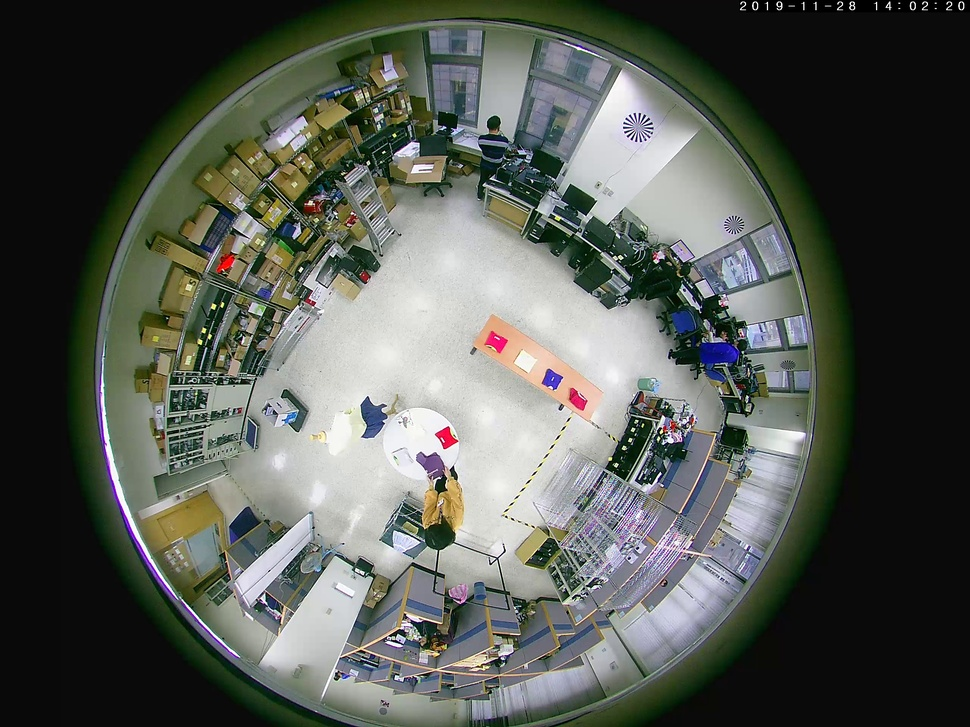
#> input picture rawImage.jpg, 970 x 727 px, shrunk from 2560 x 1920 before the run
$ python origin.py
#> lines starting #> are read from the running program, lines starting #| are printed output that depends on the picture; after the words box and inside, x2 and y2 are one past the last pixel; in counts of white or black regions, pixels touching at a corner belong together
#
# ref: https://www.itread01.com/content/1548357888.html
#      https://chtseng.wordpress.com/2016/12/05/opencv-contour%E8%BC%AA%E5%BB%93/
#
import cv2
import numpy as np

img = cv2.imread("rawImage.jpg", cv2.IMREAD_UNCHANGED)
#> img is the input picture: shape (727, 970, 3); mean B, G, R 83, 89.5, 85.6
#img = cv2.imread("rewarp.png", cv2.IMREAD_UNCHANGED)

img_shape = img.shape
#> img_shape = (727, 970, 3)
h = img_shape[0]
#> h = 727
w = img_shape[1]
#> w = 970
gray = cv2.cvtColor(img, cv2.COLOR_BGR2GRAY)
ret, thresh = cv2.threshold(gray , 127, 255, 0)
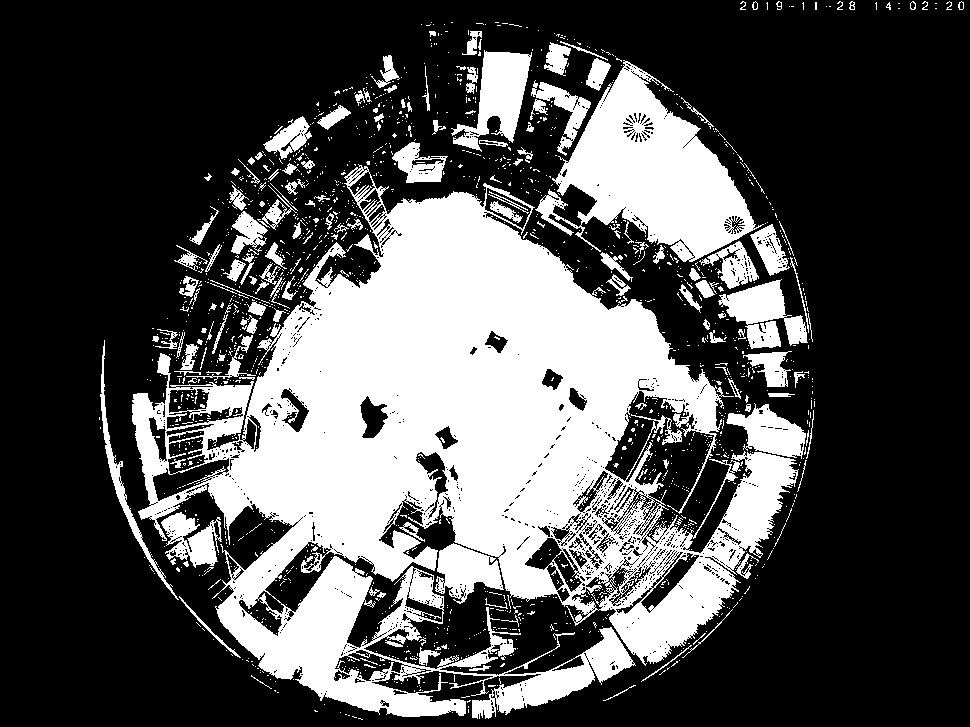
#> thresh: shape (727, 970); 31.4% white; 1600 white regions (1432 under 20 px), largest, box (x1, y1, x2, y2) and area: (132, 164, 799, 719) 161638, (535, 60, 764, 262) 20685, (451, 50, 532, 152) 3825
_, thresh1 = cv2.threshold(gray , 127, 255, 1)
_, thresh2 = cv2.threshold(gray , 127, 255, 2)
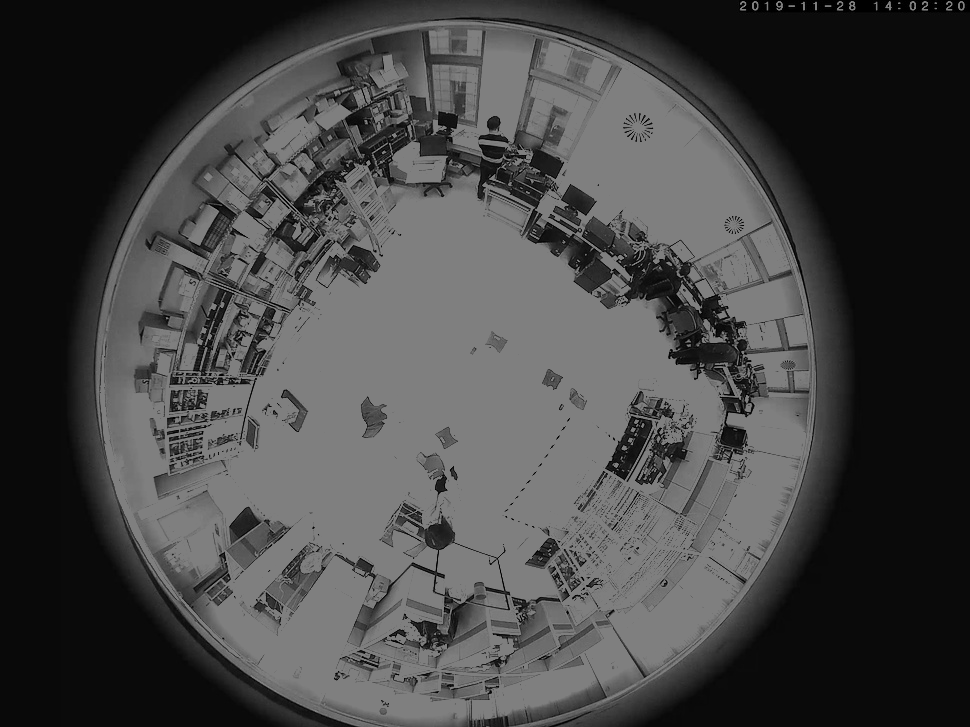
#> thresh2: shape (727, 970); min 0, max 127, mean 69.1
_, thresh3 = cv2.threshold(gray , 127, 255, 3)
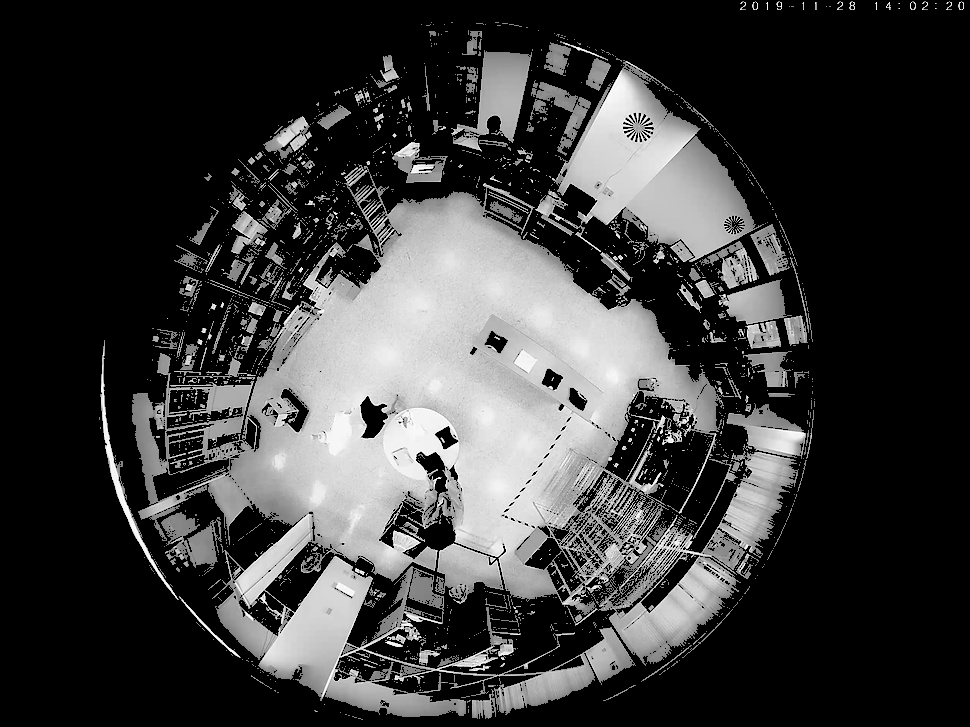
#> thresh3: shape (727, 970); min 0, max 255, mean 58.4
_, thresh4 = cv2.threshold(gray , 127, 255, 4)
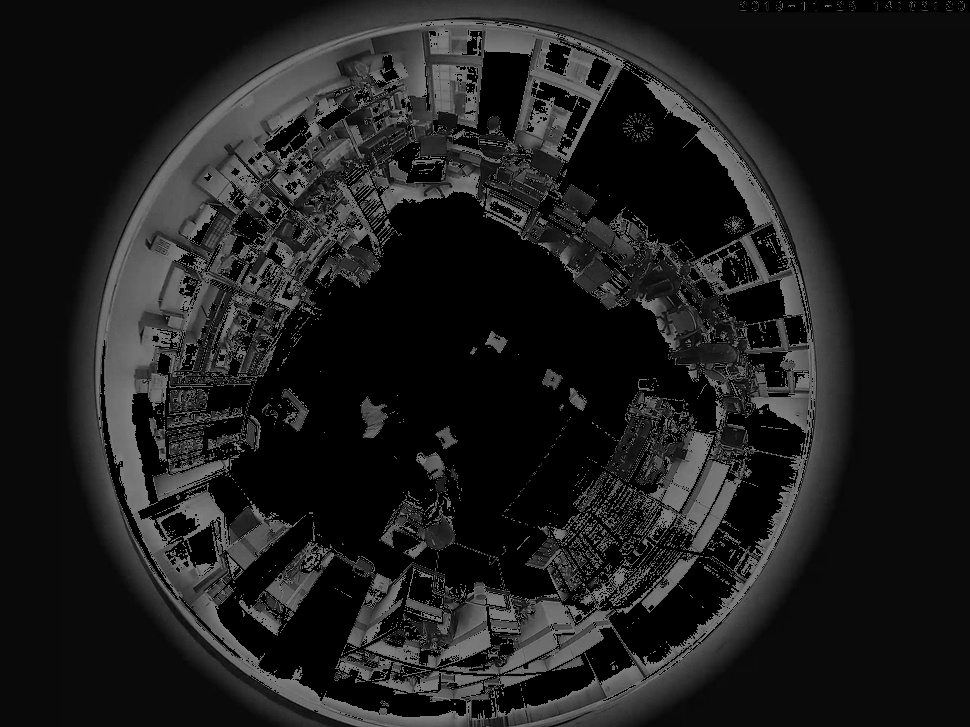
#> thresh4: shape (727, 970); min 0, max 127, mean 29.2
_, thresh8 = cv2.threshold(gray , 127, 255, 8)
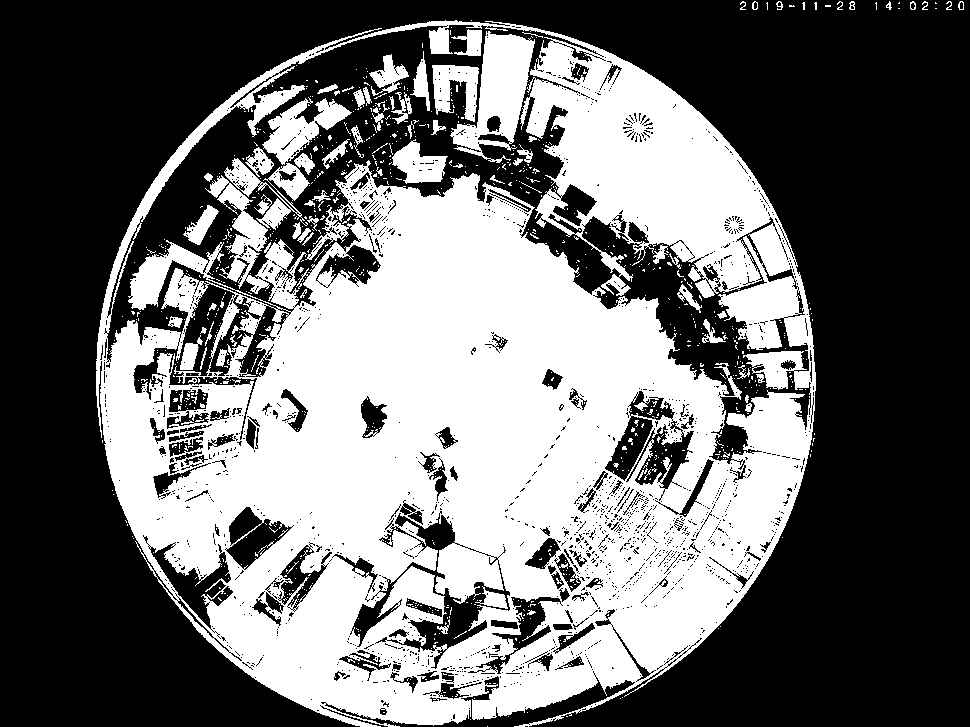
#> thresh8: shape (727, 970); 42.6% white; 901 white regions (824 under 20 px)


# [8 lines of commented-out code are left out]

cv2.waitKey(0)


# [6 lines of commented-out code are left out]
cv2.imwrite('0.png', thresh)
cv2.imwrite('1.png', thresh1)
cv2.imwrite('2.png', thresh2)
cv2.imwrite('3.png', thresh3)
cv2.imwrite('4.png', thresh4)
cv2.imwrite('8_.png', thresh8)


ret, thresh = cv2.threshold(cv2.cvtColor(img.copy(), cv2.COLOR_BGR2GRAY) , 127, 255, cv2.THRESH_BINARY_INV)
contours, hier = cv2.findContours(thresh8, cv2.RETR_EXTERNAL, cv2.CHAIN_APPROX_SIMPLE)
#> contours = 52 contours, 46 with area under 20; largest, box (x1, y1, x2, y2) and area: (96, 20, 816, 727) 400696, (910, 1, 916, 10) 36, (752, 1, 758, 10) 36, (958, 1, 964, 10) 35, (849, 1, 855, 10) 33, (776, 1, 783, 10) 26
r_max = []
c_max = []

for c in contours:
  # find bounding box coordinates
  x,y,w,h = cv2.boundingRect(c)
  cv2.rectangle(img, (x,y), (x+w, y+h), (0, 255, 0), 2)

  # find minimum area
  rect = cv2.minAreaRect(c)
  # calculate coordinates of the minimum area rectangle
  box = cv2.boxPoints(rect)
  # normalize coordinates to integers
  box = np.int0(box)
  # draw contours
  #cv2.drawContours(img, [box], 0, (0,0, 255), 3)
  # calculate center and radius of minimum enclosing circle
  (x,y),radius = cv2.minEnclosingCircle(c)
  # cast to integers
  center = (int(x),int(y))
  radius = int(radius)

  r_max.append(radius)
  c_max.append(center)

  print('center,r:',center,radius)
  #print(r_max,center_max)
  # draw the circle
  img = cv2.circle(img,center,radius,(0,255,0),2)
#> this loop made 52 passes
#> (w, h, rect, box, radius) on passes 1 to 7: (1, 1, ((487, 726), (0, 0), -90), [[487, 726], [487, 726], [487, 726], [487, 726]], 0), (1, 1, ((470, 719), (0, 0), -90), [[470, 719], [470, 719], [470, 719], [470, 719]], 0), (2, 1, ((566.5, 716), (0, 1), -90), [[567, 716], [566, 716], [566, 716], [567, 716]], 0), (1, 1, ((508, 716), (0, 0), -90), [[508, 716], [508, 716], [508, 716], [508, 716]], 0), (1, 1, ((527, 712), (0, 0), -90), [[527, 712], [527, 712], [527, 712], [527, 712]], 0), (1, 1, ((620, 698), (0, 0), -90), [[620, 698], [620, 698], [620, 698], [620, 698]], 0), (1, 1, ((474, 698), (0, 0), -90), [[474, 698], [474, 698], [474, 698], [474, 698]], 0)
#> (w, h, rect, box, radius, center) on passes 32, 36, 40, 41, 43: (720, 707, ((455.5, 373), (706, 719), -90), [[815, 726], [96, 726], [96, 20], [815, 20]], 361, (455, 378)), (6, 2, ((791.5, 5.5), (1, 5), -90), [[794, 6], [789, 6], [789, 5], [794, 5]], 2, (791, 5)), (3, 8, ((815, 5.5), (7, 2), -90), [[816, 9], [814, 9], [814, 2], [816, 2]], 3, (815, 5)), (3, 8, ((803, 5.5), (7, 2), -90), [[804, 9], [802, 9], [802, 2], [804, 2]], 3, (803, 5)), (6, 9, ((960.5, 5), (8, 5), -90), [[963, 9], [958, 9], [958, 1], [963, 1]], 4, (961, 5))
#| center,r: (487, 726) 0
#| center,r: (470, 719) 0
#| center,r: (566, 716) 0
#| center,r: (508, 716) 0
#| center,r: (527, 712) 0
#| center,r: (620, 698) 0
#| center,r: (474, 698) 0
#| center,r: (622, 697) 0
#> (further printed lines are left out)
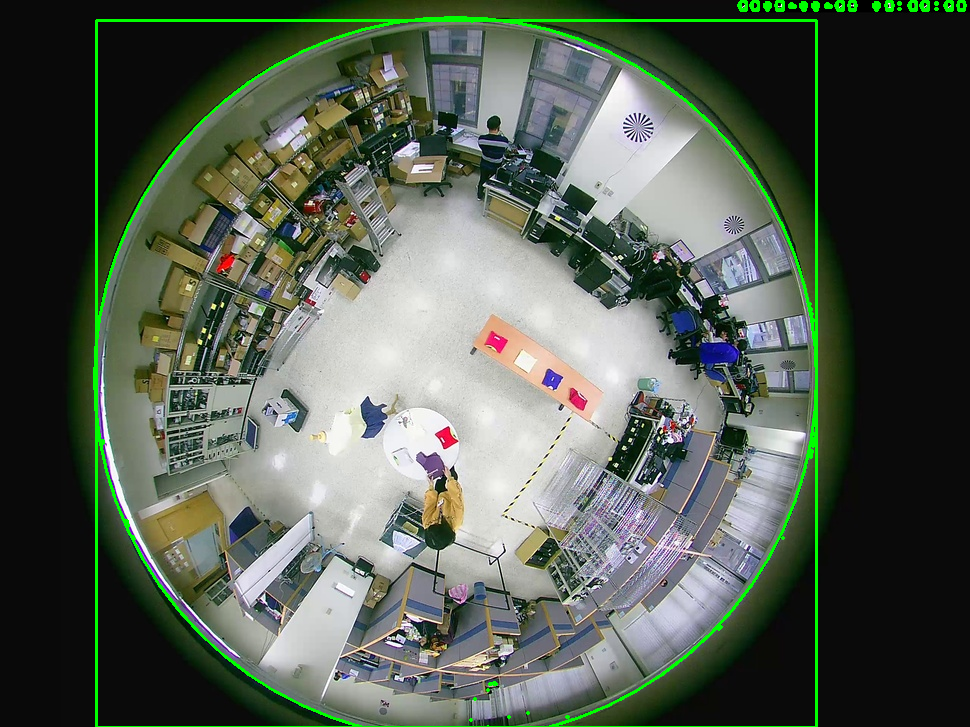
#> img: shape (727, 970, 3); mean B, G, R 81.9, 93.7, 84.5
#> after the loop, c_max = 52 pairs, first value 102 to 961, second value 2 to 726; r_max = 52 values, max 361 at index 31, min 0 at index 0, mean 8.13

print('max',max(r_max),r_max.index(max(r_max)))
#| max 361 31
print(c_max[r_max.index(max(r_max))])
#| (455, 378)

#cv2.circle(img,(c_max[r_max.index(max(r_max))]), 5, (0, 0, 255), -1)
#cv2.drawContours(img, contours, -1, (25, 0, 0), 1)
cv2.imshow("contours ", img)
cv2.imwrite('8.png', img)
cv2.waitKey()
cv2.destroyAllWindows()
